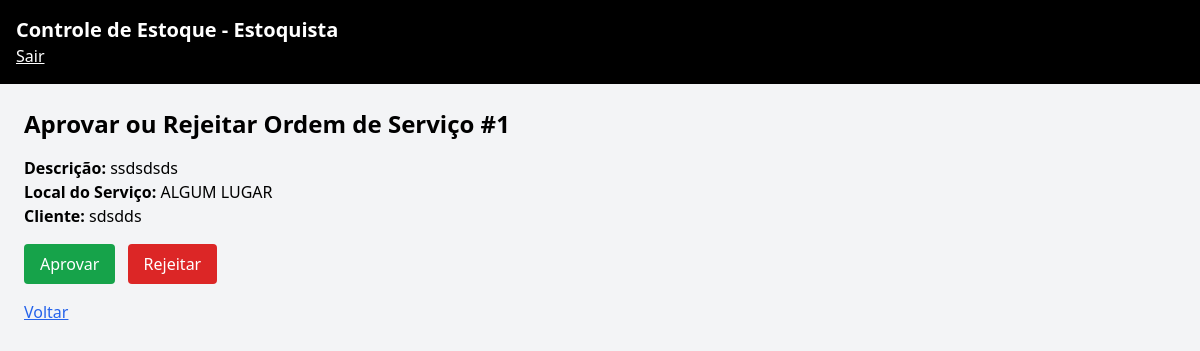
/estoquista/aprovar/1 (signed in), run on the app's committed database.
### models/usuario.py (models this page shows, shortened)
class Usuario(UserMixin, db.Model):
    __tablename__ = 'usuarios'
    id = db.Column(db.Integer, primary_key=True)
    username = db.Column(db.String(80), unique=True, nullable=False)
    senha = db.Column(db.String(120), nullable=False)  # Pra simplificar, sem hash aqui (melhorar depois)
    role = db.Column(db.String(20), nullable=False)  # 'operador', 'estoquista', 'tecnico'

### models/os.py (models this page shows)
class OrdemServico(db.Model):
    __tablename__ = 'ordens_servico'
    id = db.Column(db.Integer, primary_key=True)
    data_criacao = db.Column(db.DateTime, default=datetime.utcnow)
    status = db.Column(db.String(30), default='AGUARDANDO CONFIRMAÇÃO DO ESTOQUE')
    descricao = db.Column(db.Text, nullable=False)
    local_servico = db.Column(db.String(150), nullable=False)
    central_cliente = db.Column(db.String(150), nullable=False)
    nome_cliente = db.Column(db.String(150), nullable=False)
    operador_id = db.Column(db.Integer, db.ForeignKey('usuarios.id'), nullable=False)
    tecnico_id = db.Column(db.Integer, db.ForeignKey('usuarios.id'), nullable=True)
    estoquista_id = db.Column(db.Integer, db.ForeignKey('usuarios.id'), nullable=True)
    data_finalizacao = db.Column(db.DateTime, nullable=True)
    def __repr__(self):
        return f'<O.S. {self.id} - {self.status}>'

### routes/estoquista.py (the view, shortened to what this page needs)
@estoquista_bp.route('/aprovar/<int:os_id>', methods=['GET', 'POST'])
@login_required
def aprovar_os(os_id):
    if current_user.role != 'estoquista':
        return redirect(url_for('auth.logout'))
    ordem = OrdemServico.query.get_or_404(os_id)
    print("*" * 50)
    print(ordem)
    print("*" * 50)
    return render_template('estoquista/aprovar_os.html', ordem=ordem)

### routes/auth.py (called while the page is built)
@login_manager.user_loader
def load_user(user_id):
    return Usuario.query.get(int(user_id))

### templates/estoquista/aprovar_os.html (shortened to what this page needs)
{% extends 'base.html' %}
{% block content %}
<h2 class="text-2xl font-bold mb-4">Aprovar ou Rejeitar Ordem de Serviço #{{ ordem.id }}</h2>
<p><strong>Descrição:</strong> {{ ordem.descricao }}</p>
<p><strong>Local do Serviço:</strong> {{ ordem.local_servico }}</p>
<p><strong>Cliente:</strong> {{ ordem.nome_cliente }}</p>
<form method="POST" class="mt-4">
    <button type="submit" name="acao" value="aprovar" class="bg-green-600 text-white px-4 py-2 rounded mr-2">Aprovar</button>
    <button type="submit" name="acao" value="rejeitar" class="bg-red-600 text-white px-4 py-2 rounded">Rejeitar</button>
</form>
<a href="{{ url_for('estoquista.dashboard') }}" class="inline-block mt-4 text-blue-600 underline">Voltar</a>
{% endblock %}

### templates/base.html (shortened to what this page needs)
<!DOCTYPE html>
<html lang="pt-br">
<head>
</head>
<body class="bg-gray-100 min-h-screen">
    <header class="bg-black text-white p-4">
        <h1 class="text-xl font-bold">Controle de Estoque -
            {% if current_user.is_authenticated %}
                {{ current_user.role|capitalize }}
            {% else %}
                Visitante
            {% endif %}
        </h1>
        <nav>
            {% if current_user.is_authenticated %}
                <a href="{{ url_for('auth.logout') }}" class="underline">Sair</a>
            {% endif %}
        </nav>
    </header>
    <main class="p-6">
        {% block content %}{% endblock %}
    </main>
</body>
<script src="https://cdn.tailwindcss.com"></script>
</html>

### data on the page
Usuario: role "Estoquista"
OrdemServico: id "1", descricao "ssdsdsds", local_servico "ALGUM LUGAR", nome_cliente "sdsdds"
